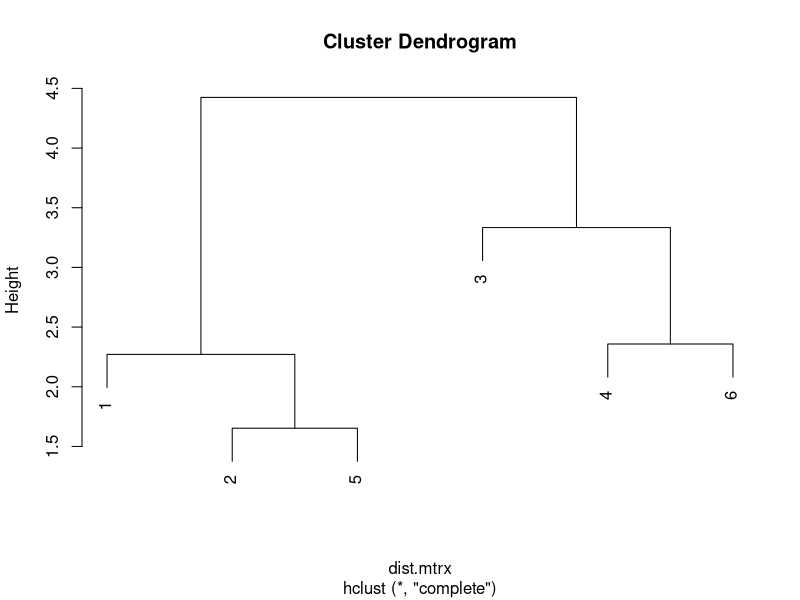

Here is the R script that generated this plot: (Note: this script raises an error after producing the figure.)
library(readr)
library(ggplot2)

#таблица
drama = read_csv("density.csv")

#таблица как матрица (без первой колонки)
matrix = as.matrix(drama[,-1])

#названия строк для матрицы
rownames(matrix) = drama$X1

# нормализация матрицы (насколько каждое значение в колонке отклоняется от среднего)
z.scores = scale(matrix)

#вычисление евклидова расстояния от каждой пьесы до любой другой
dist.mtrx = dist(z.scores, method="euclidean", diag=T, upper=T)
#посмотреть матрицу расстояний
as.matrix(dist.mtrx)

#иерархическая кластеризация (дендрограмма)
clust = hclust(dist.mtrx, method = "complete")
plot(clust)

## points

#визуализация соотношений пьес в двумерном пространстве (плотность в 1 и 2 действии)
ggplot(drama, aes(scale(`1`), scale(`2`))) + geom_point() + geom_text(aes(label=X1), vjust=-0.5)